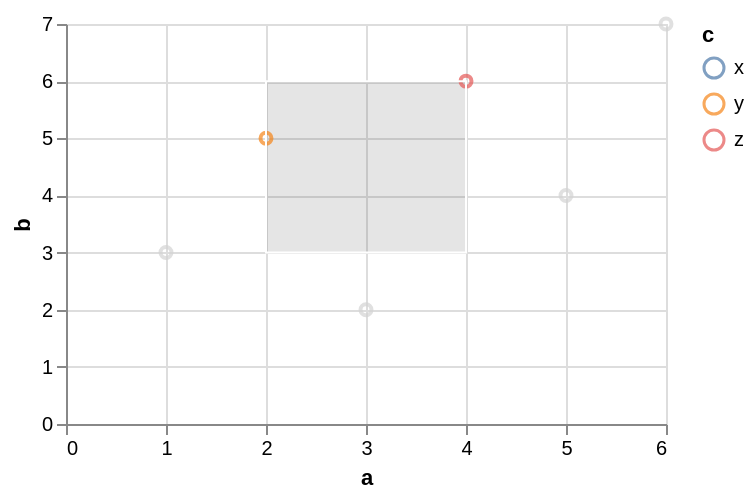

Write a Vega-Lite specification for this figure.
### Vega-Lite specification from a JSON file in a GitHub repository (floating-point values rounded to 4 significant figures)
{"$schema": "https://vega.github.io/schema/vega-lite/v6.json", "data": {"values": [{"a": 1, "b": 3, "c": "x", "d": "2020-01-01"}, {"a": 2, "b": 5, "c": "y", "d": "2020-03-01"}, {"a": 3, "b": 2, "c": "x", "d": "2020-06-01"}, {"a": 4, "b": 6, "c": "z", "d": "2020-09-01"}, {"a": 5, "b": 4, "c": "y", "d": "2021-01-01"}, {"a": 6, "b": 7, "c": "z", "d": "2021-04-01"}]}, "width": 300, "height": 200, "params": [{"name": "brush", "select": "interval", "value": {"x": [2, 4], "y": [3, 6]}}], "mark": "point", "encoding": {"x": {"field": "a", "type": "quantitative"}, "y": {"field": "b", "type": "quantitative"}, "color": {"condition": {"param": "brush", "field": "c", "type": "nominal"}, "value": "lightgray"}}}
